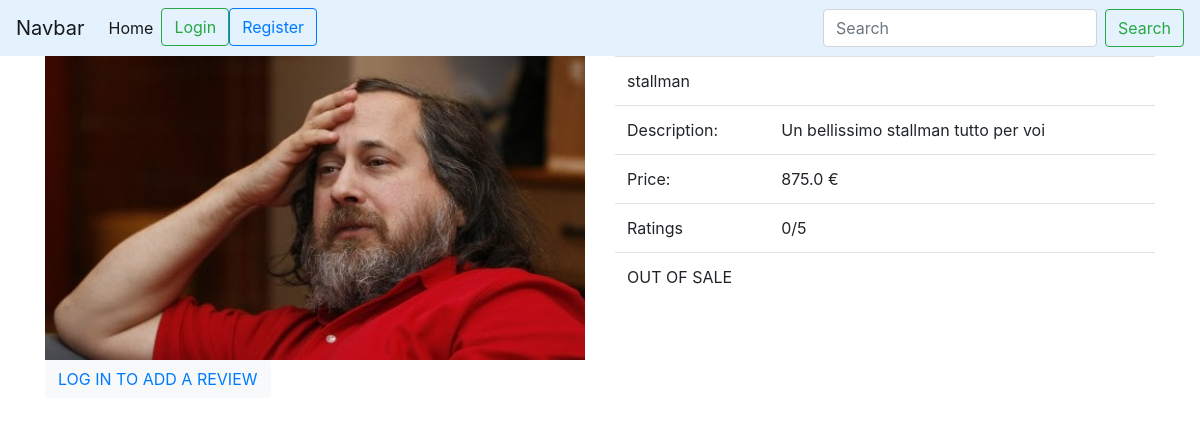
/product/management/3/detail, run on the app's committed database.
### product_management/models.py (models this page shows)
class Product(models.Model):
    id = models.AutoField(primary_key=True)
    name = models.CharField(max_length=50)
    image = models.ImageField(upload_to='product_images/')
    price = models.FloatField(validators=[MinValueValidator(0.0001)])
    description = models.TextField(max_length=500)
    quantity = models.PositiveIntegerField(default=1)
    shipment = models.FloatField(default=0, validators=[MinValueValidator(0)])
    producer = models.ForeignKey(CustomUser, on_delete=models.CASCADE)
    category = models.ForeignKey(MyCategory,on_delete=models.PROTECT)

### product_management/views.py (the view)
# urls.py: path('management/<int:pk>/detail', views.ProductDetail.as_view(), name='product_detail'),
class ProductDetail(DetailView):
    model = Product
    template_name = 'product_setting/detail.html'
    def get_queryset(self, *args, **kwargs):
        return Product.objects.filter(id=self.kwargs['pk'])

### product_management/templates/product_setting/detail.html (shortened to what this page needs)
{% extends 'base.html' %}
{% load static %}
{% block content %}
    <div class="container">
    <div class="row">
        <div class="col">
            <div class="text-center">
             <img src="{{ product.image.url }}"  class="img-fluid" alt="user profile image" height="240">
            </div>
        </div>
        <div class="col">
                <table class="table table-unbordered">
                    <tr>
                        <td colspan="2"><bold> {{ product.name }}</bold> </td>
                    </tr>
                    <tr>
                        <td>Description: </td>
                        <td>{{ product.description }}</td>
                    </tr>
                    <tr>
                        <td>Price: </td>
                        <td>{{ product.price }} &euro;</td>
                    </tr>
                    <tr>
                        <td>Ratings</td>
                        <td id="product_ratings">0/5</td>
                    </tr>
                    <tr>
                        <td colspan="2">
                            {% if product.quantity == 0 %}
                                OUT OF SALE
                            {% else %}
                                <button class="btn btn-primary" data-toggle="modal" data-target="#BuyProduct">BUY</button>
                                Available: {{ product.quantity }}
                            {% endif %}
                        </td>
                    </tr>
                </table>
        </div>
    </div>
    <div class="row">
        <div class="col">
            {% if request.user.is_authenticated %}
                <button class="btn btn-warning" data-toggle="modal" data-target="#ReviewModal"> ADD REVIEW</button>
            {% else %}
                <button class="btn btn-light"><a href="{% url 'user_management:login' %}">LOG IN TO ADD A REVIEW</a></button>
            {% endif %}
        </div>
    </div>
{% endblock %}

### data on the page
Product: image (picture), name "stallman", description "Un bellissimo stallman tutto per voi", price "875.0"
